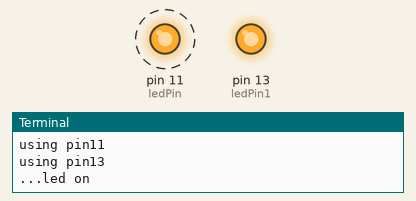
Bench run of a program on a simulated Raspberry Pi (header pin numbers). Parts: output pins drawn as LEDs (lit = HIGH), the last lines printed to the terminal. Dashed ring = blinking.

Above: at 0.5 s.
At 2.5 s:
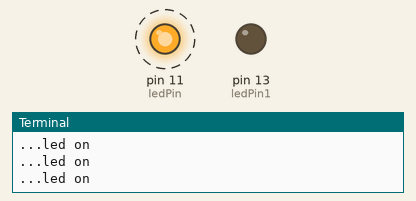
Timing chart, 0 to 5.2 s (numbered marks = the images above):
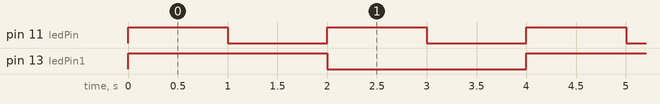

Measured:
- by itself, pin 11 (ledPin): alternates HIGH for 1.0 s and LOW for 1.0 s
- by itself, pin 13 (ledPin1): alternates HIGH for 2.0 s and LOW for 2.0 s
- by itself, everything shown: repeats every 4.0 s, in 4 steps

The program:

Blink.py
```python
#!/usr/bin/env python3
########################################################################
# Filename    : Blink.py
# Description : Make an led blinking.
# auther      : www.freenove.com
# modification: 2018/08/02
########################################################################
import RPi.GPIO as GPIO
import time

ledPin = 11    # RPI Board pin11
ledPin1 = 13    # RPI Board pin16

def setup():
	GPIO.setmode(GPIO.BOARD)       # Numbers GPIOs by physical location
	GPIO.setup(ledPin, GPIO.OUT)   # Set ledPin's mode is output
	GPIO.output(ledPin, GPIO.LOW) # Set ledPin low to off led
	print ('using pin%d'%ledPin)

def setup1():
	GPIO.setmode(GPIO.BOARD)       # Numbers GPIOs by physical location
	GPIO.setup(ledPin1, GPIO.OUT)   # Set ledPin's mode is output
	GPIO.output(ledPin1, GPIO.LOW) # Set ledPin low to off led
	print ('using pin%d'%ledPin1)

def loop():
	while True:
		GPIO.output(ledPin, GPIO.HIGH)  # led on
		GPIO.output(ledPin1, GPIO.HIGH)  # led on
		print ('...led on')
		time.sleep(1)
		GPIO.output(ledPin, GPIO.LOW)  # led on
		GPIO.output(ledPin1, GPIO.HIGH)  # led on
		print ('...led on')
		time.sleep(1)
		GPIO.output(ledPin, GPIO.HIGH)  # led on
		GPIO.output(ledPin1, GPIO.LOW)  # led on
		print ('...led on')
		time.sleep(1)
		GPIO.output(ledPin, GPIO.LOW) # led off
		GPIO.output(ledPin1, GPIO.LOW)  # led on
		print ('led off...')
		time.sleep(1)

def destroy():
	GPIO.output(ledPin, GPIO.LOW)     # led off
	GPIO.cleanup()                     # Release resource

if __name__ == '__main__':     # Program start from here
	setup()
	setup1()
	try:
		loop()
	except KeyboardInterrupt:  # When 'Ctrl+C' is pressed, the child program destroy() will be  executed.
		destroy()
```
